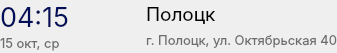
<?xml version="1.0" encoding="UTF-8"?>
<ui version="4.0">
 <class>RouteStopWidget</class>
 <widget class="QWidget" name="RouteStopWidget">
  <property name="geometry">
   <rect>
    <x>0</x>
    <y>0</y>
    <width>337</width>
    <height>53</height>
   </rect>
  </property>
  <property name="sizePolicy">
   <sizepolicy hsizetype="Minimum" vsizetype="Minimum">
    <horstretch>0</horstretch>
    <verstretch>0</verstretch>
   </sizepolicy>
  </property>
  <property name="maximumSize">
   <size>
    <width>16000</width>
    <height>53</height>
   </size>
  </property>
  <property name="windowTitle">
   <string>Form</string>
  </property>
  <layout class="QHBoxLayout" name="horizontalLayout">
   <property name="spacing">
    <number>24</number>
   </property>
   <property name="leftMargin">
    <number>0</number>
   </property>
   <property name="topMargin">
    <number>0</number>
   </property>
   <property name="rightMargin">
    <number>0</number>
   </property>
   <property name="bottomMargin">
    <number>0</number>
   </property>
   <item>
    <layout class="QVBoxLayout" name="verticalLayout">
     <property name="spacing">
      <number>0</number>
     </property>
     <item>
      <widget class="QLabel" name="departureTime">
       <property name="sizePolicy">
        <sizepolicy hsizetype="Fixed" vsizetype="Preferred">
         <horstretch>0</horstretch>
         <verstretch>0</verstretch>
        </sizepolicy>
       </property>
       <property name="maximumSize">
        <size>
         <width>80</width>
         <height>80</height>
        </size>
       </property>
       <property name="font">
        <font>
         <family>Inter</family>
         <pointsize>20</pointsize>
        </font>
       </property>
       <property name="styleSheet">
        <string notr="true">color: #010E59;</string>
       </property>
       <property name="text">
        <string>04:15</string>
       </property>
      </widget>
     </item>
     <item>
      <widget class="QLabel" name="departureDate">
       <property name="maximumSize">
        <size>
         <width>80</width>
         <height>16777215</height>
        </size>
       </property>
       <property name="font">
        <font>
         <family>Inter</family>
         <pointsize>10</pointsize>
        </font>
       </property>
       <property name="styleSheet">
        <string notr="true">color: #6D6D6D; </string>
       </property>
       <property name="text">
        <string>15 окт, ср</string>
       </property>
       <property name="alignment">
        <set>Qt::AlignLeading|Qt::AlignLeft|Qt::AlignVCenter</set>
       </property>
      </widget>
     </item>
    </layout>
   </item>
   <item>
    <widget class="QLabel" name="label_40">
     <property name="sizePolicy">
      <sizepolicy hsizetype="Fixed" vsizetype="Preferred">
       <horstretch>0</horstretch>
       <verstretch>0</verstretch>
      </sizepolicy>
     </property>
     <property name="minimumSize">
      <size>
       <width>24</width>
       <height>24</height>
      </size>
     </property>
     <property name="maximumSize">
      <size>
       <width>24</width>
       <height>24</height>
      </size>
     </property>
     <property name="text">
      <string/>
     </property>
     <property name="pixmap">
      <pixmap resource="../resources.qrc">:/icons/icons/circle.png</pixmap>
     </property>
     <property name="scaledContents">
      <bool>true</bool>
     </property>
    </widget>
   </item>
   <item>
    <layout class="QVBoxLayout" name="verticalLayout_2">
     <property name="spacing">
      <number>0</number>
     </property>
     <item>
      <widget class="QLabel" name="departurePlace">
       <property name="font">
        <font>
         <family>Inter</family>
         <pointsize>14</pointsize>
        </font>
       </property>
       <property name="text">
        <string>Полоцк</string>
       </property>
      </widget>
     </item>
     <item>
      <widget class="QLabel" name="address">
       <property name="font">
        <font>
         <family>Inter</family>
         <pointsize>10</pointsize>
        </font>
       </property>
       <property name="styleSheet">
        <string notr="true">color: #6D6D6D; </string>
       </property>
       <property name="text">
        <string>г. Полоцк, ул. Октябрьская 40</string>
       </property>
       <property name="alignment">
        <set>Qt::AlignLeading|Qt::AlignLeft|Qt::AlignVCenter</set>
       </property>
      </widget>
     </item>
    </layout>
   </item>
  </layout>
 </widget>
 <resources>
  <include location="../resources.qrc"/>
  <include location="../resources.qrc"/>
 </resources>
 <connections/>
</ui>
